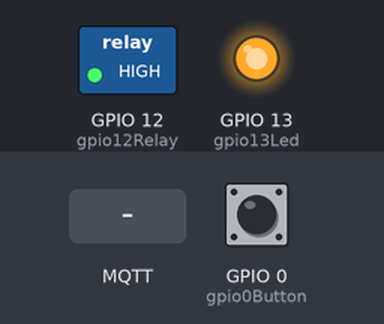
Bench run of a sketch on a simulated ESP8266 (NodeMCU). Parts: switched loads named in the sketch (green lamp = pin HIGH), output pins drawn as LEDs (lit = HIGH). The test bench sets the inputs (shaded band); at power-on: GPIO 0 (gpio0Button) HIGH. WiFi joins after 1.5 s; servers stay silent unless stated; no MQTT or app messages arrive unless stated; what the sketch prints to the serial monitor is not drawn.

Above: at 8.2 s.
8.3 s: GPIO 0 (gpio0Button) pulled LOW for 0.15 s
At 9.1 s:
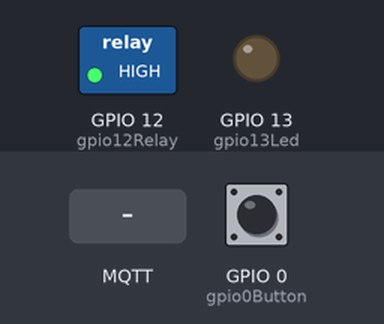
9.9 s: MQTT message "false" arrives on the first subscribed topic
At 10.9 s:
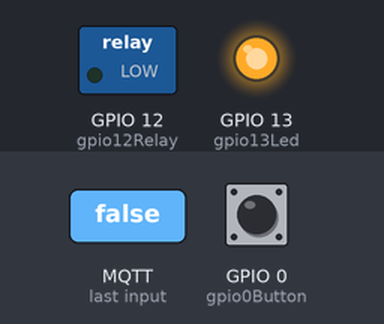
13.9 s: MQTT message "true" arrives on the first subscribed topic
At 15.1 s:
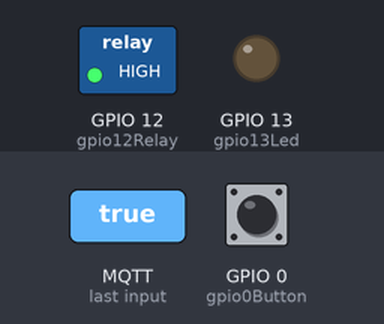
Timing chart, 0 to 16.9 s (numbered marks = the images above; inputs shaded):
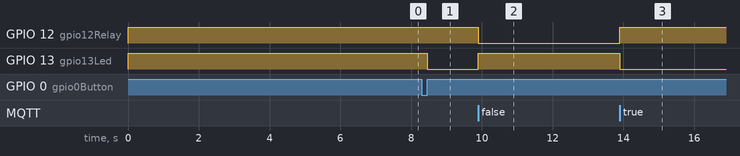

The sketch:

wifiSwitch.ino
```cpp
/*****

 All the resources for this project:
 https://randomnerdtutorials.com/

*****/

// Loading the ESP8266WiFi library and the PubSubClient library
#include <ESP8266WiFi.h>
#include <PubSubClient.h>

#define gpio13Led 13
#define gpio12Relay 12
#define gpio0Button 0
#define manualDelay 30000 //5 sec

// Change the credentials below, so your ESP8266 connects to your router
bool buttonOn = false;
bool actOnButton = false;
unsigned long timeNow = millis();
unsigned long actOnDelay = 0;
const char* ssid = "SFR-77d8";
const char* password = "DNHTC5MKTQ37";

// Change the variable to your Raspberry Pi IP address, so it connects to your MQTT broker
const char* mqtt_server = "192.168.0.22";
const char* mqtt_topic = "lampe_1";
const char* mqtt_topic_ack = "lampe_1_ack";
const char* mqtt_topic_state = "lampe_1_state";

// Initializes the espClient
WiFiClient espClient;
PubSubClient client(espClient);


// Don't change the function below. This functions connects your ESP8266 to your router
void setup_wifi() {
  delay(10);
  // We start by connecting to a WiFi network
  Serial.println();
  Serial.print("Connecting to ");
  Serial.println(ssid);
  WiFi.begin(ssid, password);
  while (WiFi.status() != WL_CONNECTED) {
    delay(500);
    Serial.print(".");
  }
  Serial.println("");
  Serial.print("WiFi connected - ESP IP address: ");
  Serial.println(WiFi.localIP());
}


void callback(String topic, byte* message, unsigned int length) {
  Serial.print("Message arrived on topic: ");
  Serial.print(topic);
  Serial.print(". Message: ");
  String messageTemp;

  for (int i = 0; i < length; i++) {
    messageTemp += (char)message[i];
  }

  if (messageTemp == "true")
  {
    Serial.print(mqtt_topic); Serial.println(" ON");
    digitalWrite(gpio13Led, LOW);
    digitalWrite(gpio12Relay, HIGH);
    delay(500);
    client.publish(mqtt_topic_ack, "true");
  }
  if (messageTemp == "false")
  {
    Serial.print(mqtt_topic); Serial.println(" OFF");
    digitalWrite(gpio13Led, HIGH);
    digitalWrite(gpio12Relay, LOW);
    delay (500);
    client.publish(mqtt_topic_ack, "false");
  }
  if(messageTemp == "state")
  {
    if (digitalRead(gpio12Relay) == LOW)
    client.publish(mqtt_topic_state, "false" );

    else
    client.publish(mqtt_topic_state, "true" );
  }

}

// This functions reconnects your ESP8266 to your MQTT broker
// Change the function below if you want to subscribe to more topics with your ESP8266
void reconnect() {
  // Loop until we're reconnected
  while (!client.connected()) {
    Serial.print("Attempting MQTT connection...");
    if (client.connect("ESP8266Client"))
    {
      Serial.println("connected");
      // Subscribe or resubscribe to a topic
      // You can subscribe to more topics (to control more LEDs in this example)
      client.subscribe(mqtt_topic);
      delay(500);
      if (digitalRead(gpio12Relay) == LOW)
        client.publish(mqtt_topic_ack, "false" );

      else
        client.publish(mqtt_topic_ack, "true" );

    } else
    {
      Serial.print("failed, rc=");
      Serial.print(client.state());
      Serial.println(" try again in 5 seconds");
      // Wait 5 seconds before retrying
      delay(5000);
    }
  }
}

void checkTimerRollback()
{
  if (millis()<1000)
  {
    Serial.print("aie...");
    timeNow = millis();
  }
}

void checkButton()
{
  if ((digitalRead(gpio0Button) == LOW) && !actOnButton)
  {
    actOnButton = true;
    if (buttonOn)
    {
      timeNow = millis();
      buttonOn = false;
    }
    else
    {
      timeNow = millis();
      buttonOn = true;
    }
  }
  if (digitalRead(gpio0Button) == HIGH)
  {
    if (actOnButton)
    {
      if ((millis() - timeNow > 1000) && actOnDelay == 0)
       {
          actOnDelay = manualDelay;
          timeNow = millis();
          Serial.print("manualDelay");
       }
      if (millis() > (timeNow + actOnDelay))
       {
        actOnDelay = 0;
        if (buttonOn)
        {
          Serial.print(timeNow);
          Serial.println(" ON");
          digitalWrite(gpio13Led, LOW);
          digitalWrite(gpio12Relay, HIGH);
          delay(500);
          client.publish(mqtt_topic_ack, "true");
          actOnButton = false;
        }
        else
        {
          Serial.print(timeNow);
          Serial.println(" OFF");
          digitalWrite(gpio13Led, HIGH);
          digitalWrite(gpio12Relay, LOW);
          delay(500);
          client.publish(mqtt_topic_ack, "false");
          actOnButton=false;
        }
       }
    }

  }
}

// The setup function sets your ESP GPIOs to Outputs, starts the serial communication at a baud rate of 115200
// Sets your mqtt broker and sets the callback function
// The callback function is what receives messages and actually controls the LEDs
void setup() {

  pinMode(gpio13Led, OUTPUT);
  digitalWrite(gpio13Led, HIGH);

  pinMode(gpio12Relay, OUTPUT);
  digitalWrite(gpio12Relay, HIGH);

  Serial.begin(115200);
  delay (5000);

  setup_wifi();

  client.setServer(mqtt_server, 1883);
  client.setCallback(callback);
  delay(500);
  if (digitalRead(gpio12Relay) == LOW)
     client.publish(mqtt_topic_ack, "false" );

  else
     client.publish(mqtt_topic_ack, "true" );
}

// For this project, you don't need to change anything in the loop function.
// Basically it ensures that you ESP is connected to your broker
void loop()
{
  if (!client.connected()) {
    reconnect();
  }
  if(!client.loop())
  {
    client.connect("ESP8266Client");
  }

  if (WiFi.status() != WL_CONNECTED)
  {
    setup_wifi();
  }

  checkButton();
  checkTimerRollback();
}
```

Measured:
- after the input at 8.3 s, GPIO 13 (gpio13Led): HIGH → LOW after 0.15 s
- after the input at 9.9 s, GPIO 12 (gpio12Relay): HIGH → LOW at once; GPIO 13 (gpio13Led): LOW → HIGH at once
- after the input at 13.9 s, GPIO 12 (gpio12Relay): LOW → HIGH at once; GPIO 13 (gpio13Led): HIGH → LOW at once
